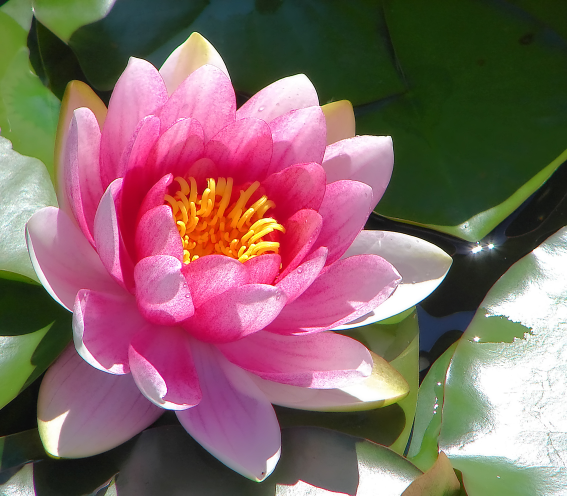
#> input picture STEP1_SGD_02_Model_Prediction_Pipeline/assets/Water_Lilly.jpg, 1134 x 991 px (shown at 1/2 size)
$ jupyter execute --allow-errors 02_SDG_Model_Prediction_Pipeline.ipynb
#> lines starting #> are read from the running program, lines starting #| are printed output that depends on the picture
# Prediction Pipeline

[cell 1]
import matplotlib.pyplot as plt
import numpy as np
import os
import pandas as pd
import pickle
import scipy as sc

from sklearn.pipeline import make_pipeline
from sklearn.base import BaseEstimator, TransformerMixin
from skimage import io, color, transform, feature

[cell 2]
# import test image
test_img = io.imread('assets/Water_Lilly.jpg', as_gray=True)
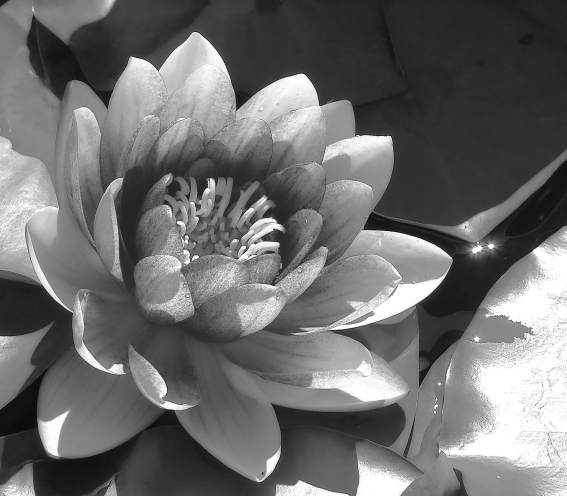
#> test_img: shape (991, 1134) float64 (shown at 1/2 size); min 0.000565, max 1, mean 0.429

## Image Resizing

[cell 3]
# the model was trained with 80x80 px images => resize inputs accordingly
test_img_resized = (transform.resize(test_img, (80, 80)) * 255).astype(np.uint8)
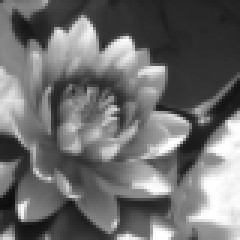
#> test_img_resized: shape (80, 80) (shown 3 times larger); min 14, max 254, mean 108.8
plt.imshow(test_img_resized, cmap='gray')
plt.savefig('assets/Scikit_Image_Model_Deployment_01.webp')

$ run again, with STEP1_SGD_02_Model_Prediction_Pipeline/assets/Strelitzia.jpg copied over STEP1_SGD_02_Model_Prediction_Pipeline/assets/Water_Lilly.jpg
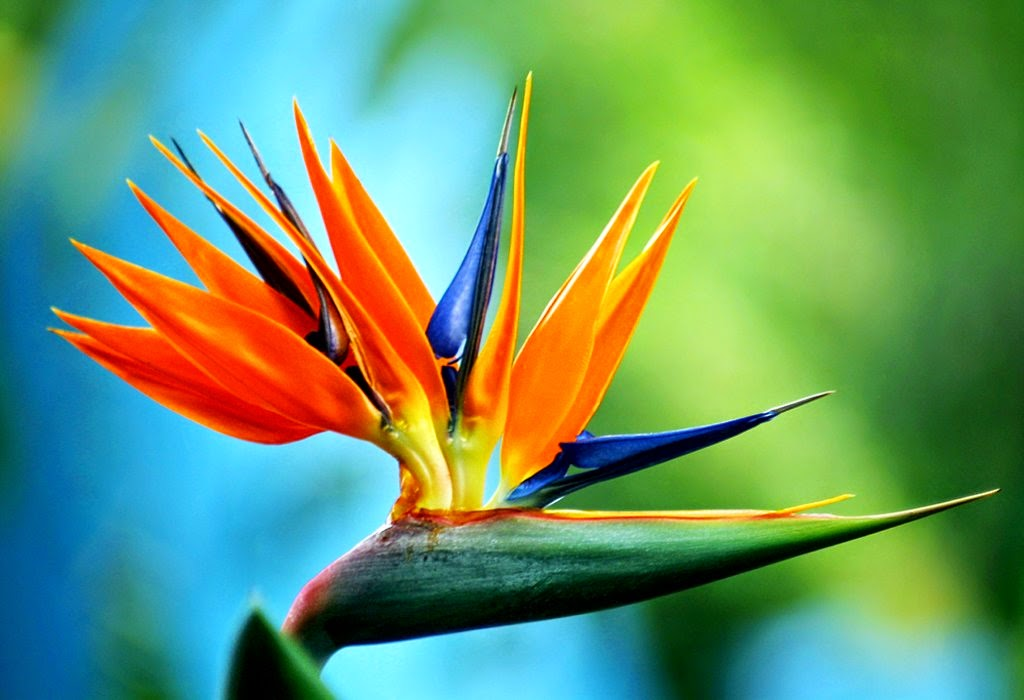
#> input picture STEP1_SGD_02_Model_Prediction_Pipeline/assets/Strelitzia.jpg, 1024 x 700 px
#> `test_img = io.imread('assets/Water_Lilly.jpg', as_gray=True)`:
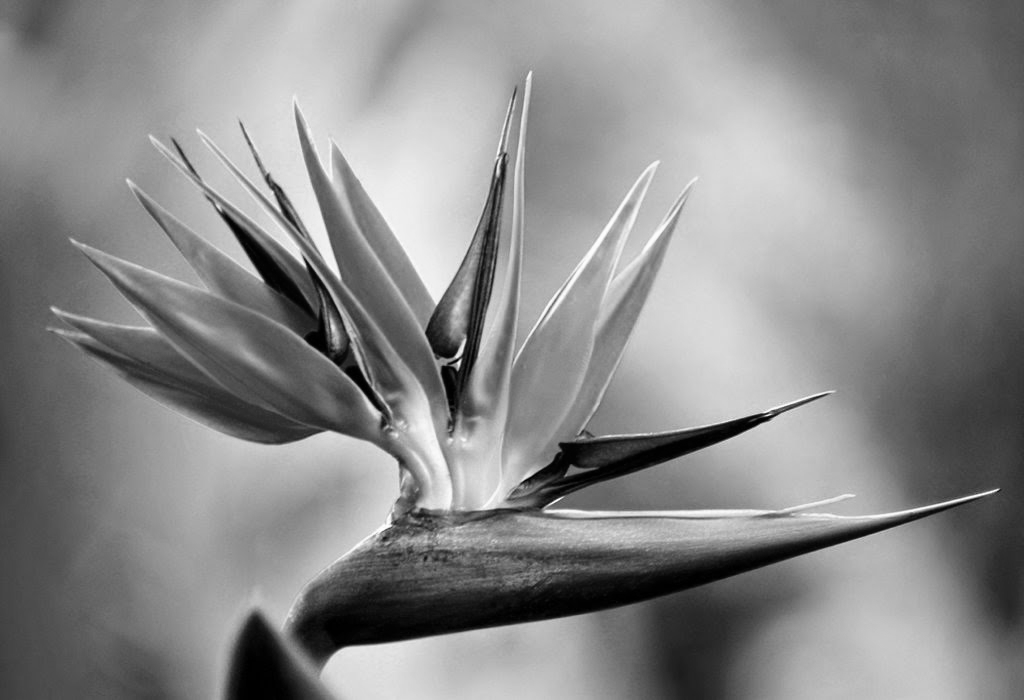
#> test_img: shape (700, 1024) float64; min 0, max 0.999, mean 0.542
#> `test_img_resized = (transform.resize(test_img, (80, 80)) * 255).astype..`:
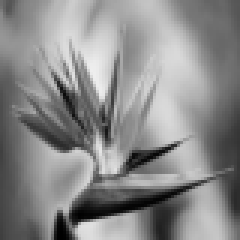
#> test_img_resized: shape (80, 80) (shown 3 times larger); min 0, max 238, mean 137.7

$ run again, with STEP1_SGD_02_Model_Prediction_Pipeline/assets/Scikit_Image_Model_Deployment_01.webp saved as STEP1_SGD_02_Model_Prediction_Pipeline/assets/Water_Lilly.jpg
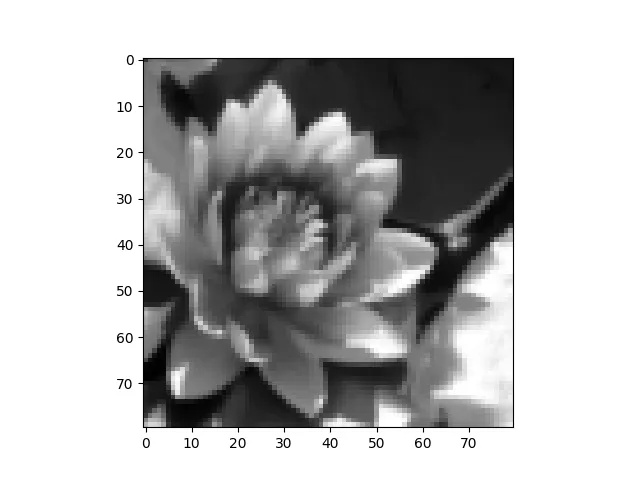
#> input picture STEP1_SGD_02_Model_Prediction_Pipeline/assets/Scikit_Image_Model_Deployment_01.webp, 640 x 480 px
#> test_img is the input picture: shape (480, 640) float64; min 0, max 1, mean 0.724
#> `test_img_resized = (transform.resize(test_img, (80, 80)) * 255).astype..`:
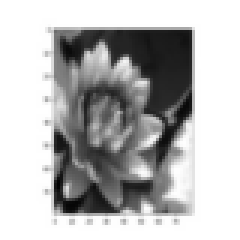
#> test_img_resized: shape (80, 80) (shown 3 times larger); min 2, max 255, mean 184.5
